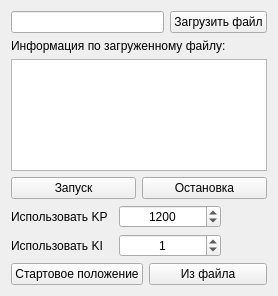
<?xml version="1.0" encoding="UTF-8"?>
<ui version="4.0">
 <class>MotionControlW</class>
 <widget class="QWidget" name="MotionControlW">
  <property name="geometry">
   <rect>
    <x>0</x>
    <y>0</y>
    <width>276</width>
    <height>296</height>
   </rect>
  </property>
  <property name="sizePolicy">
   <sizepolicy hsizetype="Preferred" vsizetype="Preferred">
    <horstretch>0</horstretch>
    <verstretch>0</verstretch>
   </sizepolicy>
  </property>
  <property name="windowTitle">
   <string>Form</string>
  </property>
  <property name="styleSheet">
   <string notr="true"/>
  </property>
  <layout class="QGridLayout" name="gridLayout">
   <item row="0" column="0">
    <layout class="QVBoxLayout" name="verticalLayout">
     <item>
      <layout class="QHBoxLayout" name="horizontalLayout_5">
       <item>
        <widget class="QLineEdit" name="FilePathT">
         <property name="sizePolicy">
          <sizepolicy hsizetype="Minimum" vsizetype="Fixed">
           <horstretch>0</horstretch>
           <verstretch>0</verstretch>
          </sizepolicy>
         </property>
        </widget>
       </item>
       <item>
        <widget class="QPushButton" name="LoadFileB">
         <property name="sizePolicy">
          <sizepolicy hsizetype="Fixed" vsizetype="Fixed">
           <horstretch>0</horstretch>
           <verstretch>0</verstretch>
          </sizepolicy>
         </property>
         <property name="text">
          <string>Загрузить файл</string>
         </property>
        </widget>
       </item>
      </layout>
     </item>
     <item>
      <widget class="QLabel" name="label">
       <property name="text">
        <string>Информация по загруженному файлу:</string>
       </property>
      </widget>
     </item>
     <item>
      <widget class="QTextEdit" name="MessageTextBox">
       <property name="enabled">
        <bool>true</bool>
       </property>
       <property name="sizePolicy">
        <sizepolicy hsizetype="Minimum" vsizetype="Preferred">
         <horstretch>0</horstretch>
         <verstretch>0</verstretch>
        </sizepolicy>
       </property>
       <property name="readOnly">
        <bool>true</bool>
       </property>
      </widget>
     </item>
     <item>
      <layout class="QHBoxLayout" name="horizontalLayout_3">
       <item>
        <widget class="QPushButton" name="StartB">
         <property name="text">
          <string>Запуск</string>
         </property>
        </widget>
       </item>
       <item>
        <widget class="QPushButton" name="StopB">
         <property name="text">
          <string>Остановка</string>
         </property>
        </widget>
       </item>
      </layout>
     </item>
     <item>
      <layout class="QHBoxLayout" name="horizontalLayout">
       <item>
        <widget class="QLabel" name="label_2">
         <property name="text">
          <string>Использовать KP</string>
         </property>
        </widget>
       </item>
       <item>
        <widget class="QSpinBox" name="UserPGateValueT">
         <property name="sizePolicy">
          <sizepolicy hsizetype="Preferred" vsizetype="Fixed">
           <horstretch>0</horstretch>
           <verstretch>0</verstretch>
          </sizepolicy>
         </property>
         <property name="alignment">
          <set>Qt::AlignCenter</set>
         </property>
         <property name="maximum">
          <number>10000</number>
         </property>
         <property name="value">
          <number>1200</number>
         </property>
        </widget>
       </item>
       <item>
        <widget class="QPushButton" name="UseUserPGateB">
         <property name="sizePolicy">
          <sizepolicy hsizetype="Fixed" vsizetype="Fixed">
           <horstretch>0</horstretch>
           <verstretch>0</verstretch>
          </sizepolicy>
         </property>
         <property name="styleSheet">
          <string notr="true">QPushButton:checked { background-color: rgb(240,240,240);; border: 0; border-style: outset; }</string>
         </property>
         <property name="text">
          <string/>
         </property>
         <property name="icon">
          <iconset resource="../MyResources.qrc">
           <normaloff>:/MyIcons/Icons/off.png</normaloff>
           <normalon>:/MyIcons/Icons/on.png</normalon>:/MyIcons/Icons/off.png</iconset>
         </property>
         <property name="iconSize">
          <size>
           <width>48</width>
           <height>16</height>
          </size>
         </property>
         <property name="checkable">
          <bool>true</bool>
         </property>
         <property name="flat">
          <bool>true</bool>
         </property>
        </widget>
       </item>
      </layout>
     </item>
     <item>
      <layout class="QHBoxLayout" name="horizontalLayout_2">
       <item>
        <widget class="QLabel" name="label_3">
         <property name="text">
          <string>Использовать KI</string>
         </property>
        </widget>
       </item>
       <item>
        <widget class="QSpinBox" name="UserIGateValueT">
         <property name="sizePolicy">
          <sizepolicy hsizetype="Preferred" vsizetype="Fixed">
           <horstretch>0</horstretch>
           <verstretch>0</verstretch>
          </sizepolicy>
         </property>
         <property name="alignment">
          <set>Qt::AlignCenter</set>
         </property>
         <property name="maximum">
          <number>1000</number>
         </property>
         <property name="value">
          <number>1</number>
         </property>
        </widget>
       </item>
       <item>
        <widget class="QPushButton" name="UseUserIGateB">
         <property name="sizePolicy">
          <sizepolicy hsizetype="Fixed" vsizetype="Fixed">
           <horstretch>0</horstretch>
           <verstretch>0</verstretch>
          </sizepolicy>
         </property>
         <property name="styleSheet">
          <string notr="true">QPushButton:checked { background-color: rgb(240,240,240);; border: 0; border-style: outset; }</string>
         </property>
         <property name="text">
          <string/>
         </property>
         <property name="icon">
          <iconset resource="../MyResources.qrc">
           <normaloff>:/MyIcons/Icons/off.png</normaloff>
           <normalon>:/MyIcons/Icons/on.png</normalon>:/MyIcons/Icons/off.png</iconset>
         </property>
         <property name="iconSize">
          <size>
           <width>48</width>
           <height>16</height>
          </size>
         </property>
         <property name="checkable">
          <bool>true</bool>
         </property>
         <property name="flat">
          <bool>true</bool>
         </property>
        </widget>
       </item>
      </layout>
     </item>
     <item>
      <layout class="QHBoxLayout" name="horizontalLayout_4">
       <item>
        <widget class="QPushButton" name="GoStartPosB">
         <property name="text">
          <string>Стартовое положение</string>
         </property>
        </widget>
       </item>
       <item>
        <widget class="QPushButton" name="StartFileB">
         <property name="text">
          <string>Из файла</string>
         </property>
        </widget>
       </item>
      </layout>
     </item>
    </layout>
   </item>
  </layout>
 </widget>
 <resources>
  <include location="../MyResources.qrc"/>
 </resources>
 <connections/>
</ui>
